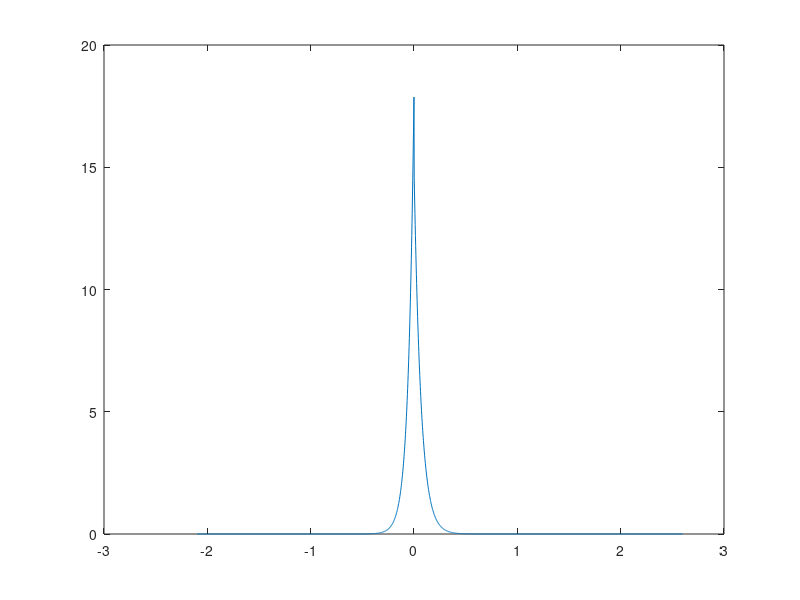

The MATLAB script that drew this image: (Note: this script raises an error after producing the figure.)
%clear
close
% PRICE AN AMERICAN PUT OPTION
% FD SCHEME - IMPLICIT EULER
% LOG-PRICE TRANSFORM
% FINITE ACTIVITY LEVY - KOU MODEL

%% Input
T=1; K=100; S0=100; r=0.01; sigma=0.3;
p=0.5; lambda=2; lambdap=15; lambdam=18;
nu=@(y) lambda*(p*lambdap*exp(-lambdap*y).*(y>0)+...
               (1-p)*lambdam*exp(-lambdam*abs(y)).*(y<0));
M=50; N=1000;

%% Grids
dt=T/M; 
% xmin=1.5*((r-sigma^2/2)*T-6*sigma*sqrt(T));
% xmax=1.5*((r-sigma^2/2)*T+6*sigma*sqrt(T));
Smin=0.2*S0; Smax=3*S0; xmin=log(Smin/S0); xmax=log(Smax/S0);
dx=(xmax-xmin)/N;
x=linspace(xmin, xmax, N+1)';

%% Computing alpha, lambda, and truncating the integral
% Truncate the integral
tol=1e-14;
ymin=-0.1;
while nu(ymin)>tol
    ymin=ymin-0.5;
end
ymax=0.1;
while nu(ymax)>tol
    ymax=ymax+0.5;
end
ynodes=linspace(ymin,ymax,2*N);
figure
plot(ynodes,nu(ynodes));
alpha=trapz(ynodes, (exp(ynodes)-1).*nu(ynodes))
lambdaNum=trapz(ynodes, nu(ynodes))

%% Construct the matrix
A=-(r-sigma^2/2-alpha)/(2*dx)+sigma^2/(2*dx^2);
B=-1/dt-sigma^2/(dx^2)-(r+lambda);
C=(r-sigma^2/2-alpha)/(2*dx)+sigma^2/(2*dx^2);
% 1nd way
Mhat=spdiags( [A*ones(N-1,1) B*ones(N-1,1) C*ones(N-1,1)],[-1 0 1],N-1,N-1);
% 2nd way
Mat=sparse(N+1,N+1); Mat(2:end-1,2:end-1)=Mhat; clear Mhat
Mat(1,1)=1; Mat(2,1)=A; Mat(end,end)=1; Mat(end-1,end)=C;

%% Backward-in-time procedure
V=max( K-S0*exp(x),0); 
for j=M-1:-1:0
    I=integral(nu,x,V,ynodes,S0,K); %change1
    b=-1/dt*V-I; 
    b(end)=0;
    b(1)=K-S0*exp(xmin); %change 2
    %V=Mat\rhs; %change 3
    %% Exploit SOR to solve the linear system
    tol=1e-6; maxiter=500; omega=1.5;
    % guess solution: V
    for iter=1:maxiter 
        Vold=V; %given Vold -> V
        for i=1:length(V)
            if i==1
                rhs=b(i)-Mat(i,i+1)*Vold(i+1);
            elseif i==length(V)
                rhs=b(i)-Mat(i,i-1)*V(i-1);
            else
                rhs=b(i)-Mat(i,i+1)*Vold(i+1)-Mat(i,i-1)*V(i-1);
            end
            V(i)=max( (1-omega)*Vold(i)+omega*rhs/Mat(i,i), K-S0*exp(x(i)) );
        end
        error=norm(V-Vold,'Inf');
        if error<tol
            break
        end
    end
    [j, iter, error]

end
figure
plot(S0*exp(x),V); title('Price'); xlabel('S - spot price');
Price=interp1( S0*exp(x),V, S0,'spline')
err=Price-Kou_american_put_price
function I=integral(nu,x,V,ynodes,S0,discK)
% trapezoidal formula
dy=ynodes(2)-ynodes(1);
w=ones(size(ynodes)); w(1)=1/2; w(end)=1/2;
I=zeros(size(x));
for i=2:length(I)-1
    I(i)=sum( w.*valueV(x(i)+ynodes,x,V,S0,discK).*nu(ynodes) )*dy;
end
end

function f=valueV(y,x,V,S0,discK)
f=zeros(size(y));
index=find( (y>=x(1)) .* (y<=x(end)) );
f(index)=interp1(x,V,y(index));
index=find( (y<x(1)) ); 
f(index)=discK-S0*exp(y(index)); 
end    
    

    
    
    
    
    
    
    
    
    
    


